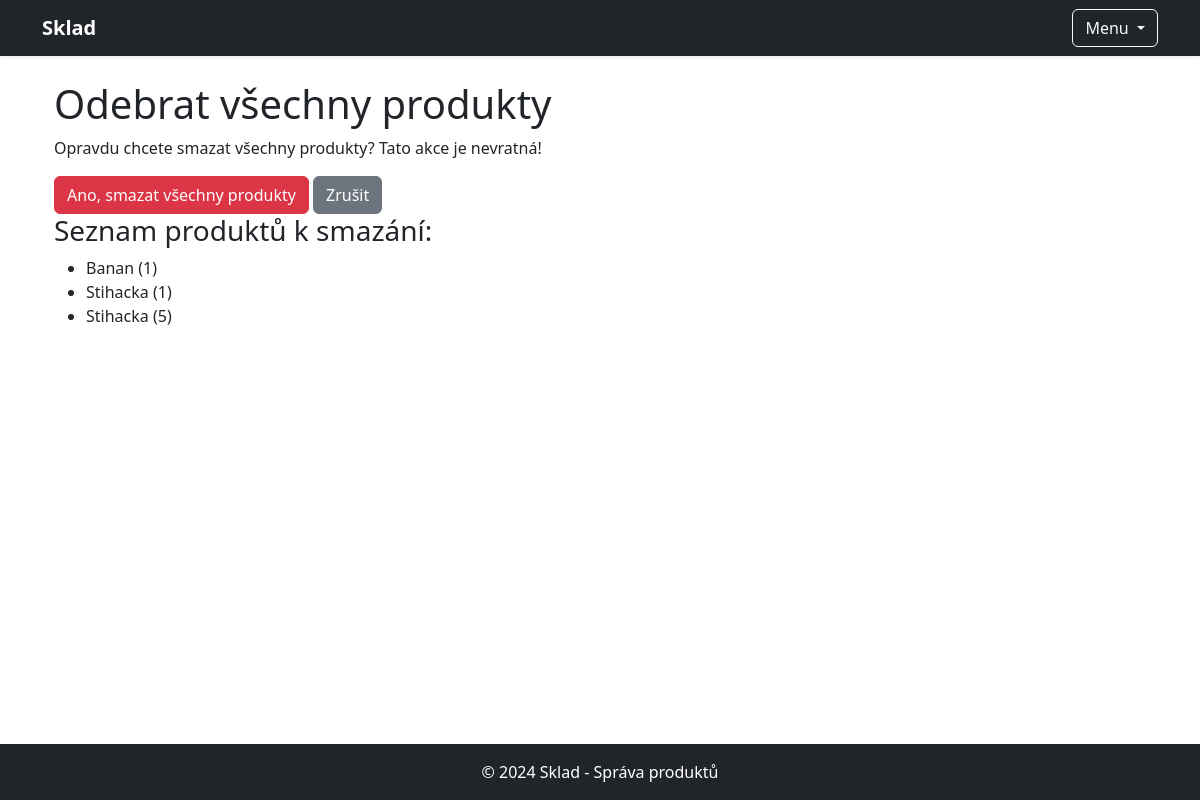
/odebrat-produkty/, run on an earlier commit of the app's database.
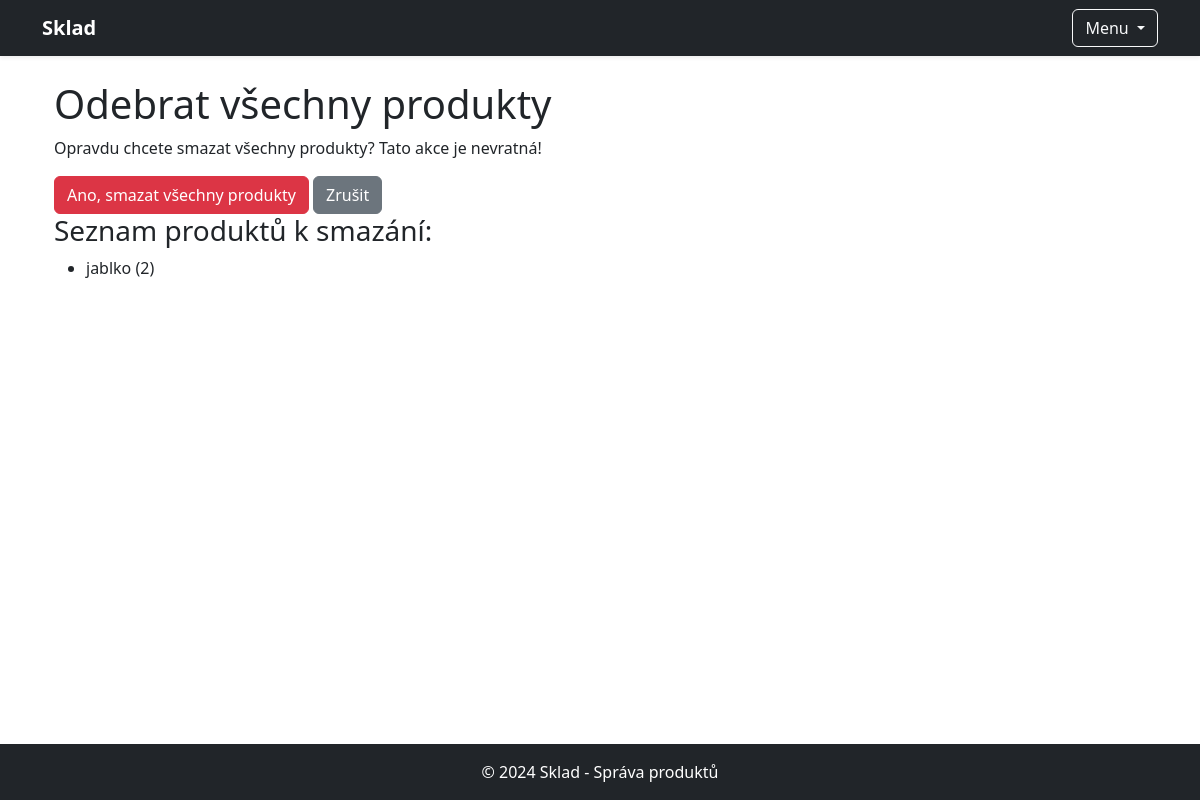
And on a later commit of the database.
### sklad/models.py (models this page shows, shortened)
class Produkt(models.Model):
    nazev = models.CharField(max_length=200)
    popis = models.TextField(blank=True)
    cena = models.DecimalField(max_digits=10, decimal_places=2)
    mnozstvi = models.PositiveIntegerField()
    min_zasoba = models.PositiveIntegerField(default=0)
    uzivatel = models.ForeignKey(User, on_delete=models.SET_NULL, null=True, blank=True)  # Cizí klíč na uživatele

### sklad/views.py (the view, shortened to what this page needs)
# urls.py: path('odebrat-produkty/', views.odebrat_produkty, name='odebrat_produkty'),
def odebrat_produkty(request):
    produkty = Produkt.objects.all()  # Získání všech produktů pro případ, že chcete zobrazit seznam
    return render(request, 'sklad/odebrat_produkty.html', {'produkty': produkty})

### sklad/templates/sklad/odebrat_produkty.html (shortened to what this page needs)
{% extends 'sklad/base.html' %}
{% block content %}
<div class="container">
    <h1>Odebrat všechny produkty</h1>
    <form method="POST">
        <p>Opravdu chcete smazat všechny produkty? Tato akce je nevratná!</p>
        <button type="submit" class="btn btn-danger">Ano, smazat všechny produkty</button>
        <a href="{% url 'index' %}" class="btn btn-secondary">Zrušit</a>
    </form>
    <h3>Seznam produktů k smazání:</h3>
    <ul>
        {% for produkt in produkty %}
        <li>{{ produkt.nazev }} ({{ produkt.mnozstvi }})</li>
        {% endfor %}
    </ul>
</div>
{% endblock %}

What changed in the data, as far as the page shows it:
removed Produkt: nazev "Banan", mnozstvi "1"
removed Produkt: nazev "Stihacka", mnozstvi "1"
removed Produkt: nazev "Stihacka", mnozstvi "5"
added Produkt: nazev "jablko", mnozstvi "2"
